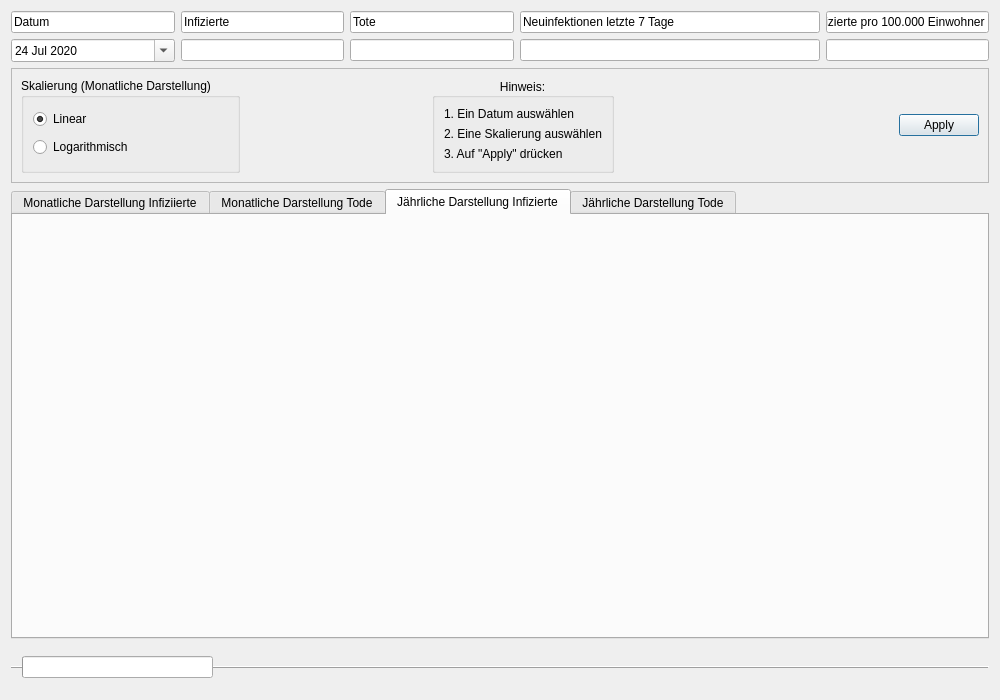
<?xml version="1.0" encoding="UTF-8"?>
<ui version="4.0">
 <class>Griechenland</class>
 <widget class="QDialog" name="Griechenland">
  <property name="geometry">
   <rect>
    <x>0</x>
    <y>0</y>
    <width>1000</width>
    <height>700</height>
   </rect>
  </property>
  <property name="windowTitle">
   <string>Griechenland</string>
  </property>
  <layout class="QVBoxLayout" name="verticalLayout_7">
   <item>
    <layout class="QGridLayout" name="gridLayout">
     <item row="2" column="2">
      <widget class="QLineEdit" name="lineEdit_5">
       <property name="text">
        <string>Tote</string>
       </property>
       <property name="readOnly">
        <bool>true</bool>
       </property>
      </widget>
     </item>
     <item row="4" column="1">
      <widget class="QLineEdit" name="lineEdit_4">
       <property name="readOnly">
        <bool>true</bool>
       </property>
      </widget>
     </item>
     <item row="2" column="4">
      <widget class="QLineEdit" name="lineEdit_2">
       <property name="minimumSize">
        <size>
         <width>300</width>
         <height>0</height>
        </size>
       </property>
       <property name="text">
        <string>Neuinfektionen letzte 7 Tage</string>
       </property>
       <property name="readOnly">
        <bool>true</bool>
       </property>
      </widget>
     </item>
     <item row="4" column="4">
      <widget class="QLineEdit" name="lineEdit_7">
       <property name="readOnly">
        <bool>true</bool>
       </property>
      </widget>
     </item>
     <item row="2" column="1">
      <widget class="QLineEdit" name="lineEdit">
       <property name="text">
        <string>Infizierte</string>
       </property>
       <property name="readOnly">
        <bool>true</bool>
       </property>
      </widget>
     </item>
     <item row="4" column="0">
      <widget class="QDateEdit" name="dateEdit">
       <property name="readOnly">
        <bool>false</bool>
       </property>
       <property name="buttonSymbols">
        <enum>QAbstractSpinBox::NoButtons</enum>
       </property>
       <property name="accelerated">
        <bool>false</bool>
       </property>
       <property name="dateTime">
        <datetime>
         <hour>0</hour>
         <minute>0</minute>
         <second>0</second>
         <year>2020</year>
         <month>7</month>
         <day>24</day>
        </datetime>
       </property>
       <property name="minimumDateTime">
        <datetime>
         <hour>0</hour>
         <minute>0</minute>
         <second>0</second>
         <year>2020</year>
         <month>1</month>
         <day>1</day>
        </datetime>
       </property>
       <property name="currentSection">
        <enum>QDateTimeEdit::DaySection</enum>
       </property>
       <property name="calendarPopup">
        <bool>true</bool>
       </property>
       <property name="timeSpec">
        <enum>Qt::LocalTime</enum>
       </property>
       <property name="date">
        <date>
         <year>2020</year>
         <month>7</month>
         <day>24</day>
        </date>
       </property>
      </widget>
     </item>
     <item row="2" column="0">
      <widget class="QLineEdit" name="lineEdit_3">
       <property name="text">
        <string>Datum</string>
       </property>
       <property name="readOnly">
        <bool>true</bool>
       </property>
      </widget>
     </item>
     <item row="4" column="2">
      <widget class="QLineEdit" name="lineEdit_6">
       <property name="readOnly">
        <bool>true</bool>
       </property>
      </widget>
     </item>
     <item row="2" column="5">
      <widget class="QLineEdit" name="lineEdit_8">
       <property name="text">
        <string>Infizierte pro 100.000 Einwohner</string>
       </property>
       <property name="readOnly">
        <bool>true</bool>
       </property>
      </widget>
     </item>
     <item row="4" column="5">
      <widget class="QLineEdit" name="lineEdit_9">
       <property name="readOnly">
        <bool>true</bool>
       </property>
      </widget>
     </item>
    </layout>
   </item>
   <item>
    <widget class="QFrame" name="frame">
     <property name="frameShape">
      <enum>QFrame::StyledPanel</enum>
     </property>
     <property name="frameShadow">
      <enum>QFrame::Raised</enum>
     </property>
     <layout class="QGridLayout" name="gridLayout_4">
      <item row="0" column="0">
       <widget class="QGroupBox" name="groupBox">
        <property name="enabled">
         <bool>true</bool>
        </property>
        <property name="title">
         <string>Skalierung (Monatliche Darstellung)</string>
        </property>
        <property name="flat">
         <bool>false</bool>
        </property>
        <property name="checkable">
         <bool>false</bool>
        </property>
        <layout class="QVBoxLayout" name="verticalLayout_6">
         <item>
          <widget class="QRadioButton" name="skalaLiear">
           <property name="text">
            <string>Linear</string>
           </property>
           <property name="checked">
            <bool>true</bool>
           </property>
          </widget>
         </item>
         <item>
          <widget class="QRadioButton" name="skalaLogarithm">
           <property name="text">
            <string>Logarithmisch</string>
           </property>
          </widget>
         </item>
        </layout>
       </widget>
      </item>
      <item row="0" column="5">
       <spacer name="horizontalSpacer_2">
        <property name="orientation">
         <enum>Qt::Horizontal</enum>
        </property>
        <property name="sizeHint" stdset="0">
         <size>
          <width>40</width>
          <height>20</height>
         </size>
        </property>
       </spacer>
      </item>
      <item row="0" column="6">
       <widget class="QDialogButtonBox" name="buttonBox">
        <property name="standardButtons">
         <set>QDialogButtonBox::Apply</set>
        </property>
        <property name="centerButtons">
         <bool>false</bool>
        </property>
       </widget>
      </item>
      <item row="0" column="1">
       <spacer name="horizontalSpacer">
        <property name="orientation">
         <enum>Qt::Horizontal</enum>
        </property>
        <property name="sizeHint" stdset="0">
         <size>
          <width>40</width>
          <height>20</height>
         </size>
        </property>
       </spacer>
      </item>
      <item row="0" column="2">
       <widget class="Line" name="line">
        <property name="orientation">
         <enum>Qt::Horizontal</enum>
        </property>
       </widget>
      </item>
      <item row="0" column="4">
       <widget class="QGroupBox" name="groupBox_2">
        <property name="title">
         <string>Hinweis:</string>
        </property>
        <property name="alignment">
         <set>Qt::AlignCenter</set>
        </property>
        <property name="flat">
         <bool>false</bool>
        </property>
        <layout class="QGridLayout" name="gridLayout_6">
         <item row="0" column="0">
          <widget class="QLabel" name="label">
           <property name="text">
            <string>1. Ein Datum auswählen</string>
           </property>
          </widget>
         </item>
         <item row="1" column="0">
          <widget class="QLabel" name="label_2">
           <property name="text">
            <string>2. Eine Skalierung auswählen</string>
           </property>
          </widget>
         </item>
         <item row="2" column="0">
          <widget class="QLabel" name="label_3">
           <property name="text">
            <string>3. Auf &quot;Apply&quot; drücken</string>
           </property>
          </widget>
         </item>
        </layout>
       </widget>
      </item>
     </layout>
    </widget>
   </item>
   <item>
    <layout class="QVBoxLayout" name="verticalLayout">
     <item>
      <widget class="QTabWidget" name="tabWidget">
       <property name="currentIndex">
        <number>2</number>
       </property>
       <widget class="QWidget" name="tab">
        <attribute name="title">
         <string>Monatliche Darstellung Infiziierte</string>
        </attribute>
        <layout class="QGridLayout" name="gridLayout_2">
         <item row="0" column="0">
          <layout class="QVBoxLayout" name="verticalLayout_3"/>
         </item>
        </layout>
       </widget>
       <widget class="QWidget" name="tab_5">
        <attribute name="title">
         <string>Monatliche Darstellung Tode</string>
        </attribute>
        <layout class="QGridLayout" name="gridLayout_3">
         <item row="0" column="0">
          <layout class="QVBoxLayout" name="verticalLayout_9"/>
         </item>
        </layout>
       </widget>
       <widget class="QWidget" name="Tab_2">
        <attribute name="title">
         <string>Jährliche Darstellung Infizierte</string>
        </attribute>
        <layout class="QVBoxLayout" name="verticalLayout_5">
         <item>
          <layout class="QVBoxLayout" name="verticalLayout_4"/>
         </item>
        </layout>
       </widget>
       <widget class="QWidget" name="tab_3">
        <attribute name="title">
         <string>Jährliche Darstellung Tode</string>
        </attribute>
        <layout class="QVBoxLayout" name="verticalLayout_8">
         <item>
          <layout class="QVBoxLayout" name="verticalLayout_2"/>
         </item>
        </layout>
       </widget>
      </widget>
     </item>
    </layout>
   </item>
   <item>
    <widget class="QFrame" name="frame_2">
     <property name="frameShape">
      <enum>QFrame::HLine</enum>
     </property>
     <property name="frameShadow">
      <enum>QFrame::Raised</enum>
     </property>
     <layout class="QGridLayout" name="gridLayout_5">
      <item row="0" column="3">
       <spacer name="horizontalSpacer_4">
        <property name="orientation">
         <enum>Qt::Horizontal</enum>
        </property>
        <property name="sizeHint" stdset="0">
         <size>
          <width>40</width>
          <height>20</height>
         </size>
        </property>
       </spacer>
      </item>
      <item row="0" column="0">
       <widget class="QProgressBar" name="progressBar">
        <property name="value">
         <number>0</number>
        </property>
        <property name="textVisible">
         <bool>false</bool>
        </property>
        <property name="orientation">
         <enum>Qt::Horizontal</enum>
        </property>
       </widget>
      </item>
      <item row="0" column="4">
       <spacer name="horizontalSpacer_3">
        <property name="orientation">
         <enum>Qt::Horizontal</enum>
        </property>
        <property name="sizeHint" stdset="0">
         <size>
          <width>40</width>
          <height>20</height>
         </size>
        </property>
       </spacer>
      </item>
      <item row="0" column="2">
       <spacer name="horizontalSpacer_5">
        <property name="orientation">
         <enum>Qt::Horizontal</enum>
        </property>
        <property name="sizeHint" stdset="0">
         <size>
          <width>40</width>
          <height>20</height>
         </size>
        </property>
       </spacer>
      </item>
      <item row="0" column="1">
       <spacer name="horizontalSpacer_6">
        <property name="orientation">
         <enum>Qt::Horizontal</enum>
        </property>
        <property name="sizeHint" stdset="0">
         <size>
          <width>40</width>
          <height>20</height>
         </size>
        </property>
       </spacer>
      </item>
     </layout>
    </widget>
   </item>
  </layout>
 </widget>
 <resources/>
 <connections/>
</ui>
